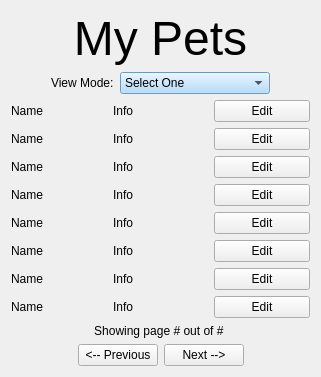
     <widget class="QWidget" name="myPetsList">
      <layout class="QVBoxLayout" name="verticalLayout_21">
       <item>
        <widget class="QLabel" name="label_16">
         <property name="font">
          <font>
           <pointsize>36</pointsize>
          </font>
         </property>
         <property name="text">
          <string>My Pets</string>
         </property>
         <property name="alignment">
          <set>Qt::AlignCenter</set>
         </property>
        </widget>
       </item>
       <item>
        <layout class="QHBoxLayout" name="horizontalLayout_12">
         <item>
          <spacer name="horizontalSpacer_15">
           <property name="orientation">
            <enum>Qt::Horizontal</enum>
           </property>
           <property name="sizeHint" stdset="0">
            <size>
             <width>40</width>
             <height>20</height>
            </size>
           </property>
          </spacer>
         </item>
         <item>
          <widget class="QLabel" name="label_17">
           <property name="text">
            <string>View Mode:</string>
           </property>
          </widget>
         </item>
         <item>
          <widget class="QComboBox" name="viewModea">
           <property name="minimumSize">
            <size>
             <width>150</width>
             <height>0</height>
            </size>
           </property>
           <property name="styleSheet">
            <string notr="true">background-color: rgb(161, 212, 255)</string>
           </property>
           <item>
            <property name="text">
             <string>Select One</string>
            </property>
           </item>
           <item>
            <property name="text">
             <string>Gallery</string>
            </property>
           </item>
           <item>
            <property name="text">
             <string>List</string>
            </property>
           </item>
          </widget>
         </item>
         <item>
          <spacer name="horizontalSpacer_16">
           <property name="orientation">
            <enum>Qt::Horizontal</enum>
           </property>
           <property name="sizeHint" stdset="0">
            <size>
             <width>40</width>
             <height>20</height>
            </size>
           </property>
          </spacer>
         </item>
        </layout>
       </item>
       <item>
        <layout class="QVBoxLayout" name="verticalLayout_17">
         <item>
          <layout class="QHBoxLayout" name="horizontalLayout_36">
           <item>
            <widget class="QLabel" name="name1a">
             <property name="text">
              <string>Name</string>
             </property>
            </widget>
           </item>
           <item>
            <widget class="QLabel" name="info1a">
             <property name="text">
              <string>Info</string>
             </property>
            </widget>
           </item>
           <item>
            <widget class="QPushButton" name="link1a">
             <property name="maximumSize">
              <size>
               <width>100</width>
               <height>16777215</height>
              </size>
             </property>
             <property name="text">
              <string>Edit</string>
             </property>
            </widget>
           </item>
          </layout>
         </item>
         <item>
          <layout class="QHBoxLayout" name="horizontalLayout_37">
           <item>
            <widget class="QLabel" name="name2a">
             <property name="text">
              <string>Name</string>
             </property>
            </widget>
           </item>
           <item>
            <widget class="QLabel" name="info2a">
             <property name="text">
              <string>Info</string>
             </property>
            </widget>
           </item>
           <item>
            <widget class="QPushButton" name="link2a">
             <property name="maximumSize">
              <size>
               <width>100</width>
               <height>16777215</height>
              </size>
             </property>
             <property name="text">
              <string>Edit</string>
             </property>
            </widget>
           </item>
          </layout>
         </item>
         <item>
          <layout class="QHBoxLayout" name="horizontalLayout_39">
           <item>
            <widget class="QLabel" name="name3a">
             <property name="text">
              <string>Name</string>
             </property>
            </widget>
           </item>
           <item>
            <widget class="QLabel" name="info3a">
             <property name="text">
              <string>Info</string>
             </property>
            </widget>
           </item>
           <item>
            <widget class="QPushButton" name="link3a">
             <property name="maximumSize">
              <size>
               <width>100</width>
               <height>16777215</height>
              </size>
             </property>
             <property name="text">
              <string>Edit</string>
             </property>
            </widget>
           </item>
          </layout>
         </item>
         <item>
          <layout class="QHBoxLayout" name="horizontalLayout_40">
           <item>
            <widget class="QLabel" name="name4a">
             <property name="text">
              <string>Name</string>
             </property>
            </widget>
           </item>
           <item>
            <widget class="QLabel" name="info4a">
             <property name="text">
              <string>Info</string>
             </property>
            </widget>
           </item>
           <item>
            <widget class="QPushButton" name="link4a">
             <property name="maximumSize">
              <size>
               <width>100</width>
               <height>16777215</height>
              </size>
             </property>
             <property name="text">
              <string>Edit</string>
             </property>
            </widget>
           </item>
          </layout>
         </item>
         <item>
          <layout class="QHBoxLayout" name="horizontalLayout_41">
           <item>
            <widget class="QLabel" name="name5a">
             <property name="text">
              <string>Name</string>
             </property>
            </widget>
           </item>
           <item>
            <widget class="QLabel" name="info5a">
             <property name="text">
              <string>Info</string>
             </property>
            </widget>
           </item>
           <item>
            <widget class="QPushButton" name="link5a">
             <property name="maximumSize">
              <size>
               <width>100</width>
               <height>16777215</height>
              </size>
             </property>
             <property name="text">
              <string>Edit</string>
             </property>
            </widget>
           </item>
          </layout>
         </item>
         <item>
          <layout class="QHBoxLayout" name="horizontalLayout_43">
           <item>
            <widget class="QLabel" name="name6a">
             <property name="text">
              <string>Name</string>
             </property>
            </widget>
           </item>
           <item>
            <widget class="QLabel" name="info6a">
             <property name="text">
              <string>Info</string>
             </property>
            </widget>
           </item>
           <item>
            <widget class="QPushButton" name="link6a">
             <property name="maximumSize">
              <size>
               <width>100</width>
               <height>16777215</height>
              </size>
             </property>
             <property name="text">
              <string>Edit</string>
             </property>
            </widget>
           </item>
          </layout>
         </item>
         <item>
          <layout class="QHBoxLayout" name="horizontalLayout_44">
           <item>
            <widget class="QLabel" name="name7a">
             <property name="text">
              <string>Name</string>
             </property>
            </widget>
           </item>
           <item>
            <widget class="QLabel" name="info7a">
             <property name="text">
              <string>Info</string>
             </property>
            </widget>
           </item>
           <item>
            <widget class="QPushButton" name="link7a">
             <property name="maximumSize">
              <size>
               <width>100</width>
               <height>16777215</height>
              </size>
             </property>
             <property name="text">
              <string>Edit</string>
             </property>
            </widget>
           </item>
          </layout>
         </item>
         <item>
          <layout class="QHBoxLayout" name="horizontalLayout_42">
           <item>
            <widget class="QLabel" name="name8a">
             <property name="text">
              <string>Name</string>
             </property>
            </widget>
           </item>
           <item>
            <widget class="QLabel" name="info8a">
             <property name="text">
              <string>Info</string>
             </property>
            </widget>
           </item>
           <item>
            <widget class="QPushButton" name="link8a">
             <property name="maximumSize">
              <size>
               <width>100</width>
               <height>16777215</height>
              </size>
             </property>
             <property name="text">
              <string>Edit</string>
             </property>
            </widget>
           </item>
          </layout>
         </item>
        </layout>
       </item>
       <item>
        <widget class="QLabel" name="pageLinea">
         <property name="text">
          <string>Showing page # out of # </string>
         </property>
         <property name="alignment">
          <set>Qt::AlignCenter</set>
         </property>
        </widget>
       </item>
       <item>
        <layout class="QHBoxLayout" name="horizontalLayout_45">
         <item>
          <spacer name="horizontalSpacer_38">
           <property name="orientation">
            <enum>Qt::Horizontal</enum>
           </property>
           <property name="sizeHint" stdset="0">
            <size>
             <width>40</width>
             <height>20</height>
            </size>
           </property>
          </spacer>
         </item>
         <item>
          <widget class="QPushButton" name="previousa">
           <property name="text">
            <string>&lt;-- Previous</string>
           </property>
          </widget>
         </item>
         <item>
          <widget class="QPushButton" name="nexta">
           <property name="text">
            <string>Next --&gt;</string>
           </property>
          </widget>
         </item>
         <item>
          <spacer name="horizontalSpacer_39">
           <property name="orientation">
            <enum>Qt::Horizontal</enum>
           </property>
           <property name="sizeHint" stdset="0">
            <size>
             <width>40</width>
             <height>20</height>
            </size>
           </property>
          </spacer>
         </item>
        </layout>
       </item>
      </layout>
     </widget>
